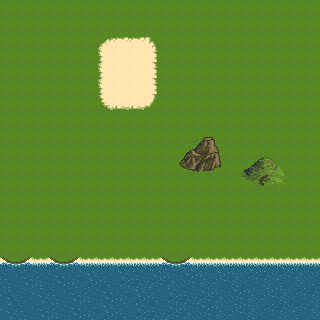

Tiled map render using the project's own tile images. Description and the map definition, with tile-layer contents summarised, below:
An orthogonal 20x20 tile map with 16x16 px tiles, 2 tile layers (Tile Layer 1, Tile Layer 2), 2 tilesets.

<map version="1.0" orientation="orthogonal" width="20" height="20" tilewidth="16" tileheight="16">
 <tileset firstgid="1" name="tileset_1" tilewidth="16" tileheight="16">
  <image source="../img/tileset_1.png" width="256" height="336" />
 </tileset>
 <tileset firstgid="337" name="water_1" tilewidth="16" tileheight="16">
  <image source="../img/water_1.png" width="480" height="48" />
 </tileset>
 <layer name="Tile Layer 1" width="20" height="20">
  <data>[400 cells, 400 non-empty, 44 distinct tile ids]</data>
 </layer>
 <layer name="Tile Layer 2" width="20" height="20">
  <properties>
   <property name="obstacle" value="true" />
  </properties>
  <data>[400 cells, 56 non-empty, 28 distinct tile ids]</data>
 </layer>
</map>
